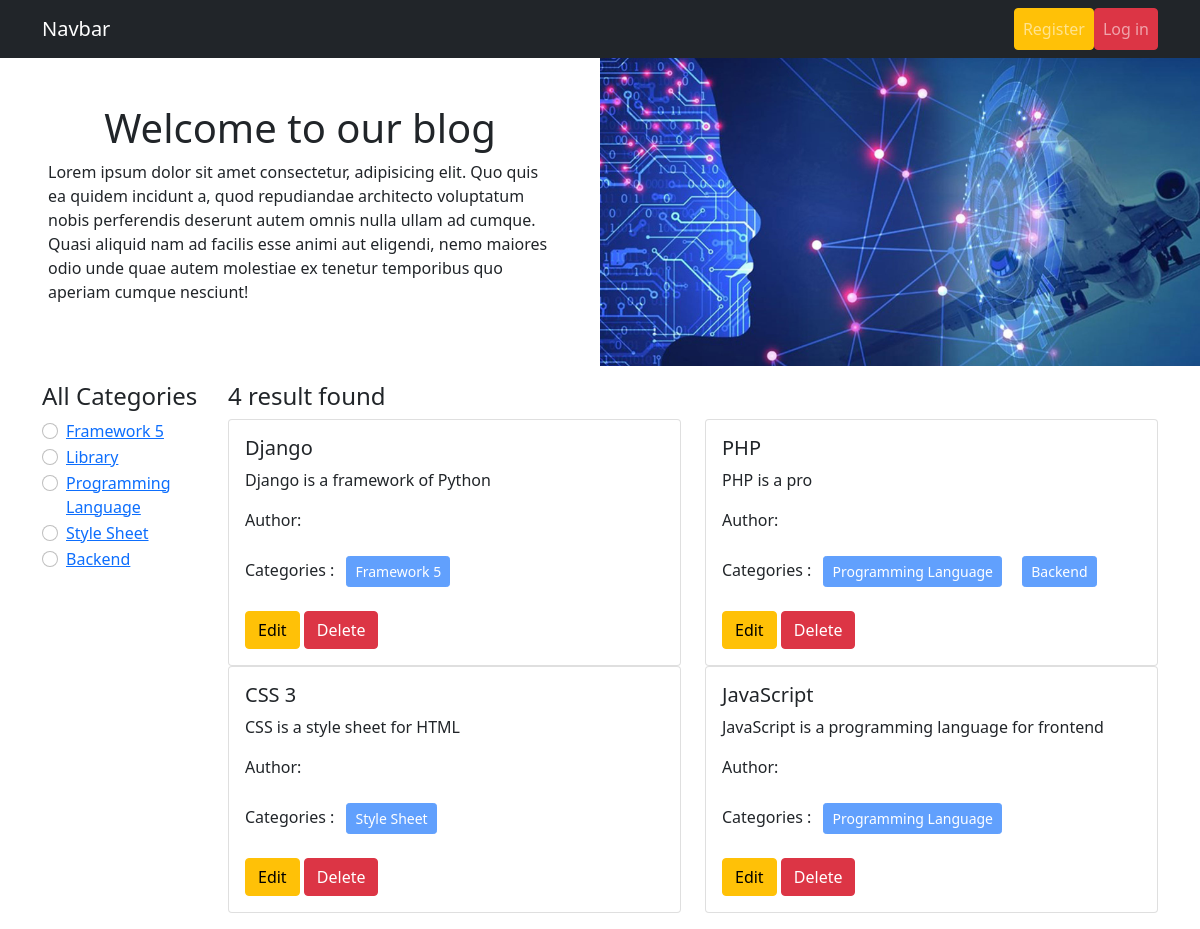
The page / on the database its author committed.
### categories/models.py (models this page shows, shortened)
class Category(models.Model):
    name = models.CharField(max_length=100)
    slug = models.SlugField(max_length=100, unique=True, null=True, blank=True)

### posts/models.py (models this page shows, shortened)
class Post(models.Model):
    title = models.CharField(max_length=55)
    content = models.TextField()
    category = models.ManyToManyField(Category)
    author = models.ForeignKey(User, on_delete=models.CASCADE)

### blog/views.py (the view)
# urls.py: 2. Add a URL to urlpatterns:  path('', views.home, name='home')
def home(request, category_slug = None):
    posts = Post.objects.all()
    if category_slug is not None:
        category = Category.objects.get(slug = category_slug)
        posts = Post.objects.filter(category=category)
    categories = Category.objects.all()
    return render(request, 'home.html', {'posts':posts, 'categories':categories})

### templates/home.html
{% extends "base.html" %}
{% load static %}
{% block content %}
<div class="d-flex flex-wrap">
  <div class="col-6 d-flex flex-column align-items-center justify-content-center px-5">
    <h1>Welcome to our blog</h1>
    <p>Lorem ipsum dolor sit amet consectetur, adipisicing elit. Quo quis ea quidem incidunt a, quod repudiandae architecto voluptatum nobis perferendis deserunt autem omnis nulla ullam ad cumque. Quasi aliquid nam ad facilis esse animi aut eligendi, nemo maiores odio unde quae autem molestiae ex tenetur temporibus quo aperiam cumque nesciunt!</p>
  </div>
  <div class="col-6">
    <img class="img-fluid" src="{% static "blog-banner.jpg" %}" alt="">
  </div>
</div>
<div class="container py-3">
  <div class="d-flex flex-wrap">
    <div class="col-2">
      <h4>All Categories</h4>
      {% for category in  categories%}
      <div class="form-check">
        <input class="form-check-input" type="radio" name="category" id="{{category.id}}">
        <label class="form-check-label" for="{{category.id}}">
          <a href="{% url 'category_wise_post' category.slug %}">{{category.name}}</a>
        </label>
      </div>
      {% endfor %}
    </div>
    <div class="col-10">
      <h4> {{posts|length}} result found</h4>
        <div class="row">
          {% for post in posts %}
          <div class="col-sm-6">
            <div class="card">
              <div class="card-body">
                <h5 class="card-title">{{post.title}}</h5>
                <p class="card-text">{{post.content}}</p>
                <p>Author: {{post.author.name}}</p>
                <p>Categories :
                  {% for i in post.category.all %}
                  <button class="btn btn-primary btn-sm m-2" disabled>{{i.name}}</button>
                  {% endfor %}
                </p>
                <a href="{% url 'edit_post' post.id%}" class="btn btn-warning">Edit</a>
                <a href="{% url 'delete_post' post.id%}" class="btn btn-danger">Delete</a>
              </div>
            </div>
          </div>
          {% endfor %}
      </div>
    </div>
  </div>
</div>
{% endblock content %}

### templates/base.html (shortened to what this page needs)
<!DOCTYPE html>
<html lang="en">
  <head>
    <link
      href="https://cdn.jsdelivr.net/npm/bootstrap@5.0.2/dist/css/bootstrap.min.css"
      rel="stylesheet"
    />
  </head>
  <body>
    <header>
      <nav class="navbar navbar-expand-lg navbar-dark bg-dark">
        <div class="container">
          <a class="navbar-brand" href="#">Navbar</a>
          <div class="collapse navbar-collapse" id="navbarSupportedContent">
            <div class="d-flex">
              <ul class="navbar-nav me-auto mb-2 mb-lg-0">
                {% if request.user.is_authenticated %}
                <li class="nav-item">
                  <a class="nav-link btn btn-warning" href="{% url 'profile' %}">Profile</a>
                </li>
                <li class="nav-item">
                  <a class="nav-link btn btn-danger ms-3" href="{% url 'user_logout' %}">Logout</a>
                </li>
                {% else %}
                <li class="nav-item">
                  <a class="nav-link btn btn-warning" href="{% url 'register' %}">Register</a>
                </li>
                <li class="nav-item">
                  <a class="nav-link btn btn-danger" href="{% url 'user_login' %}">Log in</a>
                </li>
                {% endif %}
              </ul>
            </div>
          </div>
        </div>
      </nav>
    </header>
    {% block content %}{% endblock content %}
  </body>
</html>

### rows shown on the page
Category: name "Framework 5"
Category: name "Library"
Category: name "Programming Language"
Category: name "Style Sheet"
Category: name "Backend"
Post: title "Django", content "Django is a framework of Python"
Post: title "PHP", content "PHP is a pro"
Post: title "CSS 3", content "CSS is a style sheet for HTML"
Post: title "JavaScript", content "JavaScript is a programming language for frontend"

### other values the page prints
{{ posts|length }} "4"
